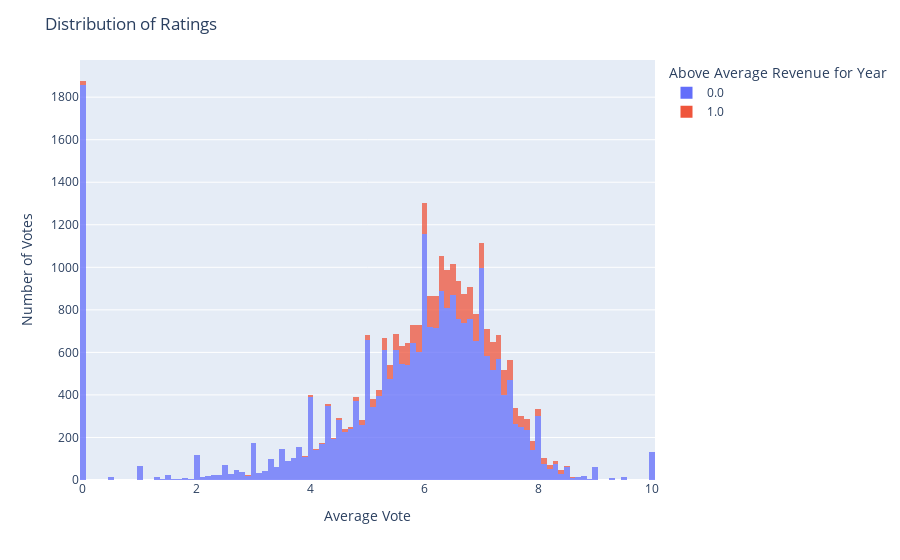

The notebook cell saved with this chart:
### Markdown cell above
What's the relationship between a movie's rating and revenue

### Code cell
fig = px.histogram(df_final,
                   x='vote_average',
                   color='above_ave_rev_yr',
                  opacity=0.75)
fig.update_layout(title_text="Distribution of Ratings",
                  showlegend=True)
fig.update_yaxes(title_text="Number of Votes")
fig.update_xaxes(title_text="Average Vote")
fig.update_layout(legend_title_text='Above Average Revenue for Year')
fig.show()

### Figure 1 — Plotly figure (JSON) as saved in the notebook; plotly's stock layout.template omitted (floating-point values rounded to 4 significant figures; data arrays with more than 128 entries replaced by an {"elided": "..."} marker saying what was removed)
{"data": [{"alignmentgroup": "True", "bingroup": "x", "hovertemplate": "above_ave_rev_yr=0.0<br>vote_average=%{x}<br>count=%{y}<extra></extra>", "legendgroup": "0.0", "marker": {"color": "#636efa", "opacity": 0.75}, "name": "0.0", "offsetgroup": "0.0", "orientation": "v", "showlegend": true, "type": "histogram", "x": {"elided": "24804 float values"}, "xaxis": "x", "yaxis": "y"}, {"alignmentgroup": "True", "bingroup": "x", "hovertemplate": "above_ave_rev_yr=1.0<br>vote_average=%{x}<br>count=%{y}<extra></extra>", "legendgroup": "1.0", "marker": {"color": "#EF553B", "opacity": 0.75}, "name": "1.0", "offsetgroup": "1.0", "orientation": "v", "showlegend": true, "type": "histogram", "x": {"elided": "3414 float values"}, "xaxis": "x", "yaxis": "y"}], "layout": {"barmode": "relative", "legend": {"title": {"text": "Above Average Revenue for Year"}, "tracegroupgap": 0}, "margin": {"t": 60}, "showlegend": true, "title": {"text": "Distribution of Ratings"}, "xaxis": {"anchor": "y", "domain": [0, 1], "title": {"text": "Average Vote"}}, "yaxis": {"anchor": "x", "domain": [0, 1], "title": {"text": "Number of Votes"}}}}
